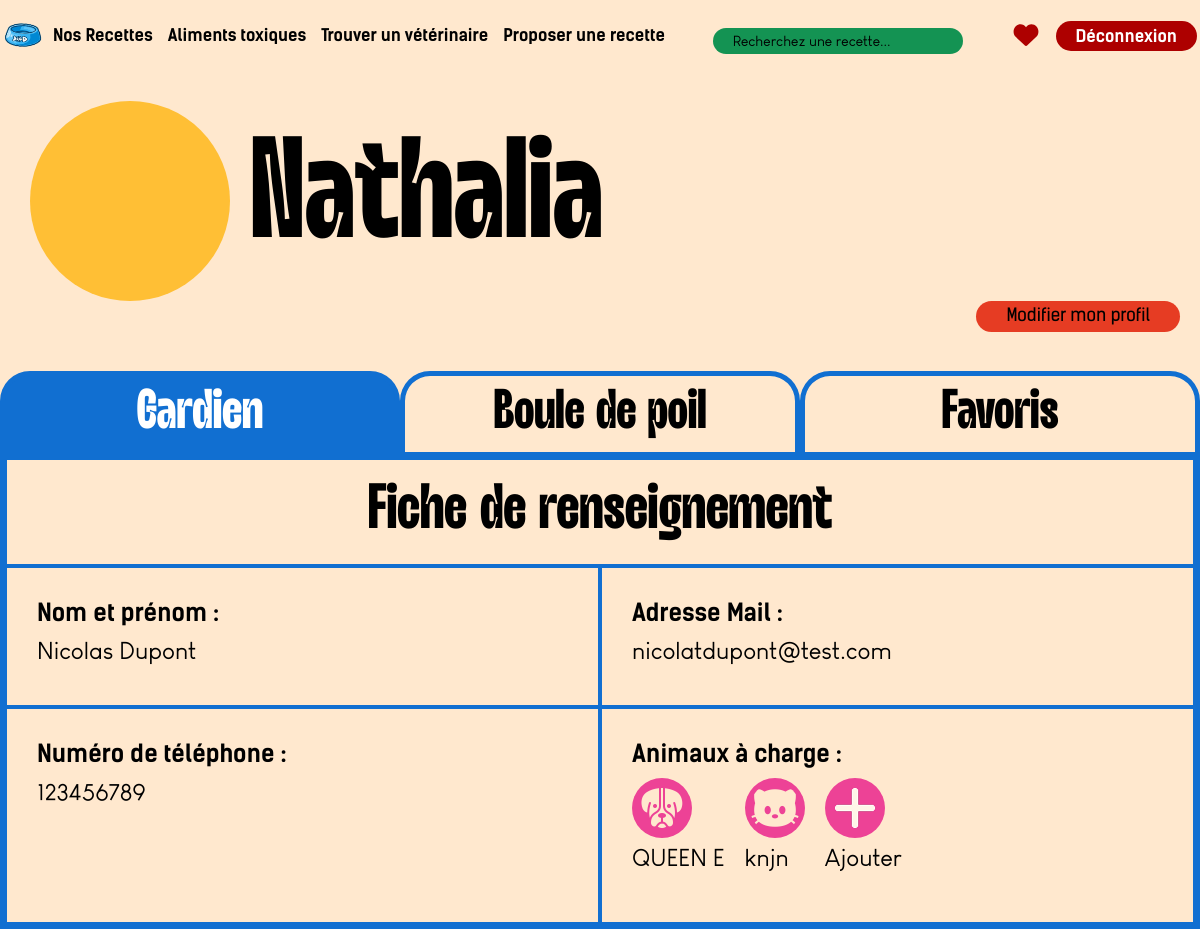
Before: /vues/profil.php (signed in) with the older database file.
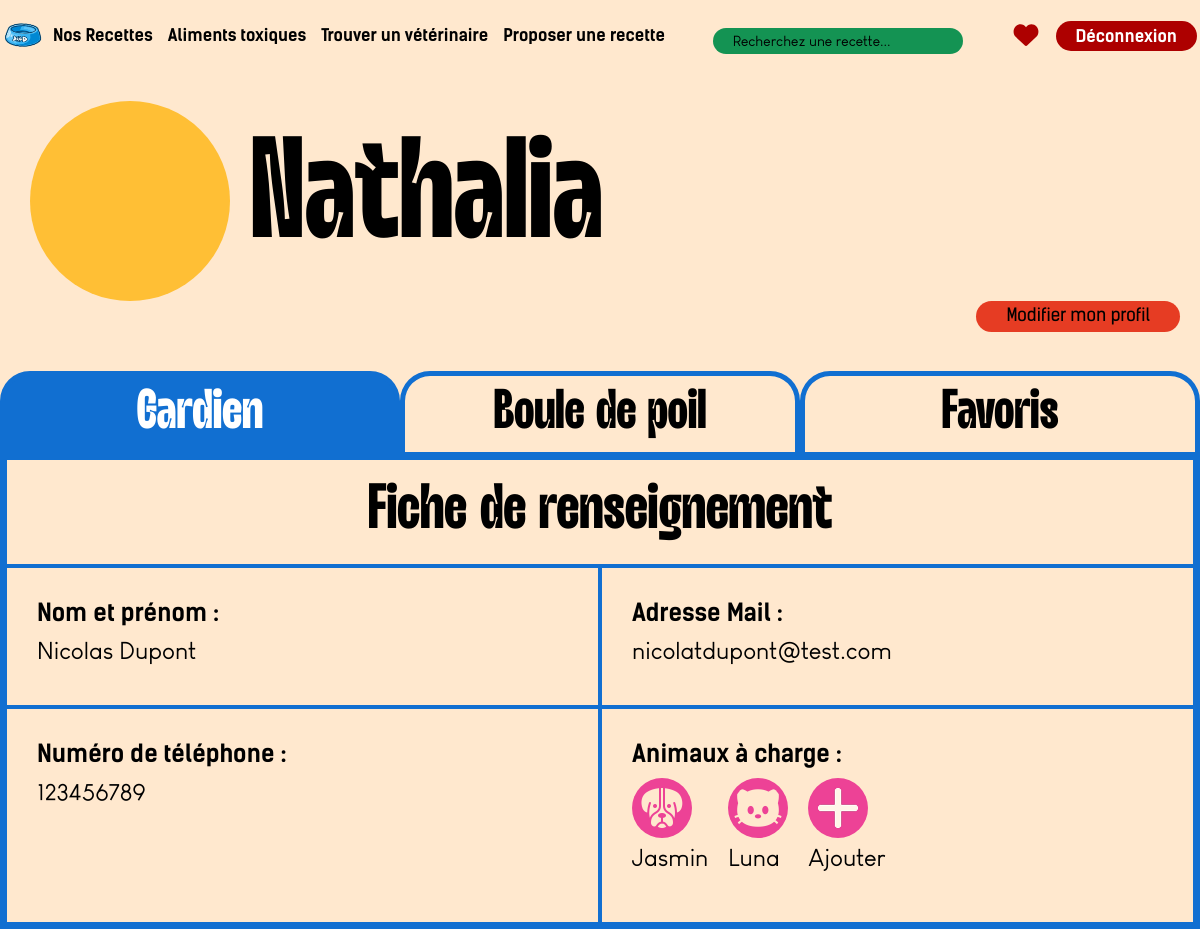
After: the same page with the newer database file.
### tables this page shows
CREATE TABLE IF NOT EXISTS `utilisateur` (
  `id_utilisateur` int NOT NULL AUTO_INCREMENT,
  `nom_utilisateur` varchar(100) NOT NULL,
  `prenom_utilisateur` varchar(100) NOT NULL,
  `mail` varchar(100) NOT NULL,
  `numero_utilisateur` int NOT NULL,
  `pseudo` varchar(50) NOT NULL,
  `password` varchar(255) NOT NULL,
  PRIMARY KEY (`id_utilisateur`)
);

CREATE TABLE IF NOT EXISTS `animal` (
  `id_animal` int NOT NULL AUTO_INCREMENT,
  `fk_utilisateur` int NOT NULL,
  `nom_animal` varchar(50) NOT NULL,
  `race` varchar(10) NOT NULL,
  `age` int NOT NULL,
  `sexe` varchar(10) NOT NULL,
  `anniversaire` date NOT NULL,
  `poids` int NOT NULL,
  `espece` varchar(10) NOT NULL,
  PRIMARY KEY (`id_animal`)
);

### modeles/users.php (called while the page is built, shortened)
<?php
function getUserById($db, $id){
    $stmt = $db->prepare("SELECT * FROM utilisateur WHERE id_utilisateur = :id");
    $stmt->execute(['id' => $id]);
    return $stmt->fetch(PDO::FETCH_ASSOC);
}
?>

### controleurs/user.php (called while the page is built, shortened)
<?php
require_once __DIR__ . '/../modeles/users.php';
require_once __DIR__ . '/../modeles/favoris.php';
if (isset($_SESSION['id_utilisateur'])) {
    $user = getUserById($db, $_SESSION['id_utilisateur']);
}
?>

### modeles/animal.php (called while the page is built, shortened)
<?php
function getAnimalsByUser($db, $userId)
{
    $stmt = $db->prepare("SELECT * FROM animal WHERE fk_utilisateur = :userId ");
    $stmt->execute(['userId' => $userId]);
    return $stmt->fetchAll(PDO::FETCH_ASSOC);
}
?>

### controleurs/animal.php (called while the page is built, shortened)
<?php
require '../modeles/animal.php';
if (isset($_SESSION['id_utilisateur'])) {
    $animaux = getAnimalsByUser($db, $_SESSION['id_utilisateur']);
}
?>

### vues/profil.php (the view, shortened to what this page needs)
<?php
require '../controleurs/user.php';
require '../controleurs/animal.php';
?>
<!DOCTYPE html>
<html lang="fr">
<head>
    <link rel="stylesheet" href="../assets/css/style.css">
    <link rel="stylesheet" href="../assets/css/profil.css">
</head>
<body>
    <header>
        <a href="../index.php" class="logo"><img src="../assets/images/logo.webp" alt="Retour à l'accueil"></a>
        <nav id="menu" aria-label="Navigation principale">
            <ul class="navbar">
                <li><a href="recette.php">Nos Recettes</a></li>
                <li><a href="alimentsdangereuxV.php">Aliments toxiques</a></li>
                <li><a href="index.php">Trouver un vétérinaire</a></li>
                <li><a href="v-contribution.php">Proposer une recette</a></li>
            </ul>
            <form action="recette.php" method="get" class="pc-only">
                <input type="search" name="recherche" placeholder="Recherchez une recette...">
            </form>
            <div class="compte pc-only">
                <a href="profil.php?favoris"><img src="../assets/images/favorite-on.svg" alt="Voir mes favoris"></a>
                <a href="../deconnexion.php" class="deco">Déconnexion</a>
            </div>
        </nav>
    </header>
    <main>
        <section class="head">
            <div class="section flex head-gardien head-favoris active">
                <div class="img"></div>
                <div>
                    <h1><?= htmlspecialchars($user['pseudo']) ?></h1>
                </div>
            </div>
            <button class="section gardien-modif active">Modifier mon profil</button>
        </section>
        <section>
            <div class="pages">
                <button id="gardien" class="nav-btn active" data-target="gardien">
                    <span class="text">Gardien</span>
                </button>
                <button id="compagnon" class="nav-btn" data-target="compagnon">
                    <span class="text">Boule de poil</span>
                </button>
                <button id="favoris" class="nav-btn" data-target="favoris">
                    <span class="text">Favoris</span>
                </button>
            </div>
            <div class="section gardien active">
                <h2>Fiche de renseignement</h2>
                <div>
                    <p><strong>Nom et prénom :</strong></p>
                    <p> <?= htmlspecialchars($user['prenom_utilisateur']) . ' ' . htmlspecialchars($user['nom_utilisateur']) ?>
                    </p>
                </div>
                <div>
                    <p><strong>Adresse Mail :</strong></p>
                    <p><?php echo htmlspecialchars($user['mail']); ?></p>
                </div>
                <div>
                    <p><strong>Numéro de téléphone :</strong></p>
                    <p><?php echo htmlspecialchars($user['numero_utilisateur']); ?></p>
                </div>
                <div>
                    <p><strong>Animaux à charge :</strong></p>
                    <div class="animal">
                        <?php
                        foreach ($animaux as $a) {
                            echo '<span>';
                            echo "<img src='../assets/images/{$a["espece"]}.svg' alt='' class='icon'><p>" . htmlspecialchars($a['nom_animal']) . "</p>";
                            echo '</span>';
                        }
                        ?>
                        <span id="addBtn"><img src="../assets/images/ajout.png" alt="Ajouter un animal" class="icon">
                            <p>Ajouter</p>
                        </span>
                    </div>
                </div>
            </div>
        </section>
    </main>
</body>
</html>

### assets/css/style.css (style rules this page uses)
:root { --beige: #FFE8CE; --rouge: #AD0000; --orange: #E63C23; --jaune: #FFBF35; --rose: #ED4296; --vert: #149353; --bleu: #116FD1; --noir: #010101; }
html { scrollbar-color: var(--noir) transparent; scrollbar-width: thin; scroll-behavior: smooth; }
* { margin: 0; padding: 0; box-sizing: border-box; }
body { background-color: var(--beige); font-family: 'Louis George Cafe', sans-serif; }
h1, h2, h3 { font-family: 'Nobulina', sans-serif; font-weight: normal; }
a { text-decoration: none; color: var(--noir); transition: all 0.3s ease; }
.pc-only, .compte.pc-only { display: none; }
header { display: flex; justify-content: space-between; align-items: center; padding: 10px 3px; }
nav { position: fixed; z-index: 1001; inset: 0; background-color: var(--jaune); font-size: 1.5rem; display: flex; justify-content: center; flex-direction: column; gap: 30px; opacity: 0; visibility: hidden; pointer-events: none; }
nav a { color: var(--noir); position: relative; font-family: 'Kelson Sans', sans-serif; font-weight: bold; }
input[type="search"] { border: none; border-radius: 30px; background-color: var(--vert); color: var(--noir); padding: 5px 20px; font-size: 1.05rem; font-family: 'Louis George Cafe', sans-serif; }
input[type="search"]::placeholder { color: var(--noir); }
.navbar, .connexion, .compte.mobile-only { display: flex; align-items: center; flex-direction: column; gap: 30px; list-style: none; }
.compte { display: flex; align-items: center; gap: 15px; }
.compte img { width: 30px; }
.compte.mobile-only a:last-child, .deco { background-color: var(--rouge); padding: 5px 20px; color: #fff; border-radius: 30px; }
.burger img, .logo img { width: 40px; }
.logo img { transform: rotate(-0.01turn); cursor: pointer; }
h1 { font-size: 6rem; }
h2 { font-size: 3rem; }
@media (min-width: 768px) { input[type="search"] { width: 500px; } }
@media (min-width: 850px) { .pc-only { display: flex; } }
@media (min-width: 850px) { header { flex-direction: row; justify-content: start; gap: 10px; } }
@media (min-width: 850px) { nav { background: transparent; position: static; font-size: 1rem; opacity: 1; visibility: visible; pointer-events: auto; transform: none; flex-direction: row; justify-content: space-between; align-items: center; width: 100%; } }
@media (min-width: 850px) { .navbar, .connexion { flex-direction: row; gap: 15px; } }
@media (min-width: 850px) { nav a { opacity: 1; transform: none; position: relative; } }
@media (min-width: 850px) { nav li { text-align: center; } }
@media (min-width: 850px) { input[type="search"] { font-size: 0.9rem; } }
@media (min-width: 900px) { .pc-only, .compte.pc-only { display: flex; } }
@media (min-width: 900px) { input[type="search"] { width: 250px; } }
@media (min-width: 900px) { nav { font-size: 1.05rem; } }

Changed rows visible on the page:
removed animal: espece (picture), nom_animal "QUEEN E"
removed animal: espece (picture), nom_animal "knjn"
added animal: espece (picture), nom_animal "Jasmin"
now on this page (row edited): animal: espece (picture), nom_animal "Luna"
